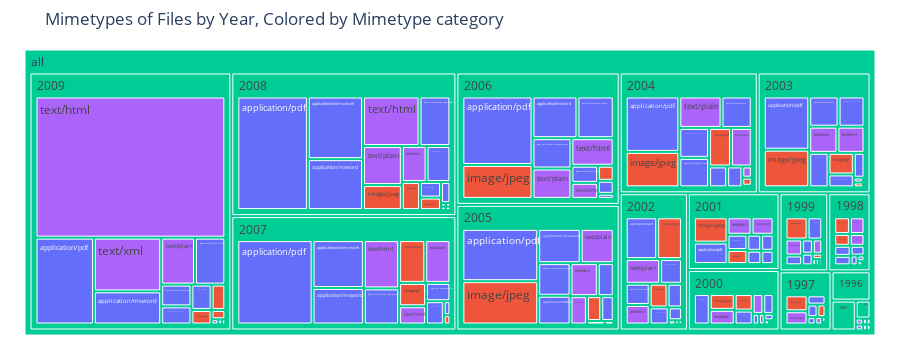

Write notebook code for a chart like this one.
### Code cell
import plotly.express as px

fig = px.treemap(df,
                 title="Mimetypes of Files by Year, Colored by Mimetype category",
                 path=[px.Constant("all"), 'mod_year', 'mimetype'], 
                 color='category',
                 height=600
                )
fig.update_traces(root_color="lightgrey")
fig.update_layout(margin = dict(t=50, l=25, r=25, b=25))
fig.show()

### Figure 1 — Plotly figure (JSON) as saved in the notebook; plotly's stock layout.template omitted (floating-point values rounded to 4 significant figures; data arrays with more than 128 entries replaced by an {"elided": "..."} marker saying what was removed)
{"data": [{"branchvalues": "total", "customdata": {"elided": "213x1 str values"}, "domain": {"x": [0, 1], "y": [0, 1]}, "hovertemplate": "labels=%{label}<br>count=%{value}<br>parent=%{parent}<br>id=%{id}<br>category=%{customdata[0]}<extra></extra>", "ids": {"elided": "213 str values"}, "labels": {"elided": "213 str values"}, "marker": {"colors": {"elided": "213 str values"}}, "name": "", "parents": {"elided": "213 str values"}, "root": {"color": "lightgrey"}, "type": "treemap", "values": {"elided": "213 int values"}}], "layout": {"autosize": true, "height": 360, "legend": {"tracegroupgap": 0}, "margin": {"b": 25, "l": 25, "r": 25, "t": 50}, "title": {"text": "Mimetypes of Files by Year, Colored by Mimetype category"}}}
